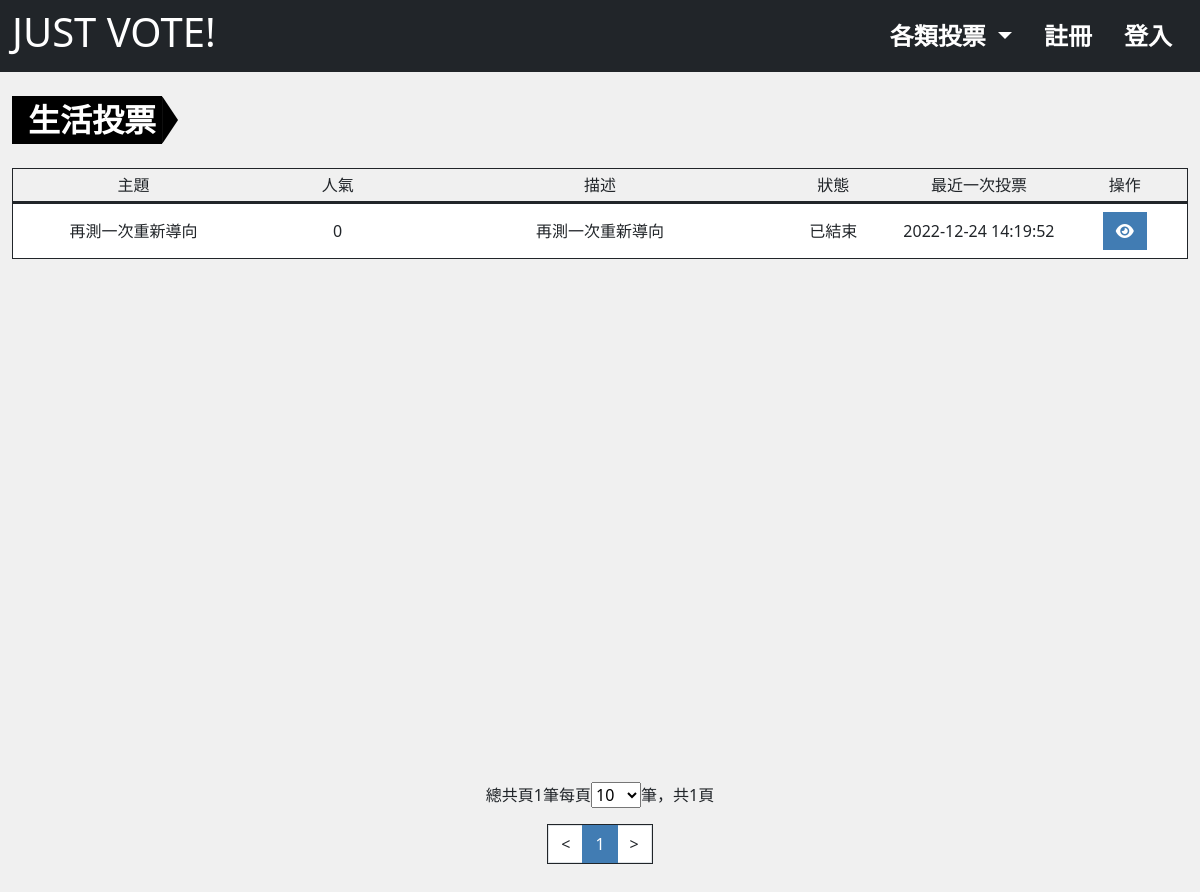
Page /?do=category_list&category=1 on the earlier database version.
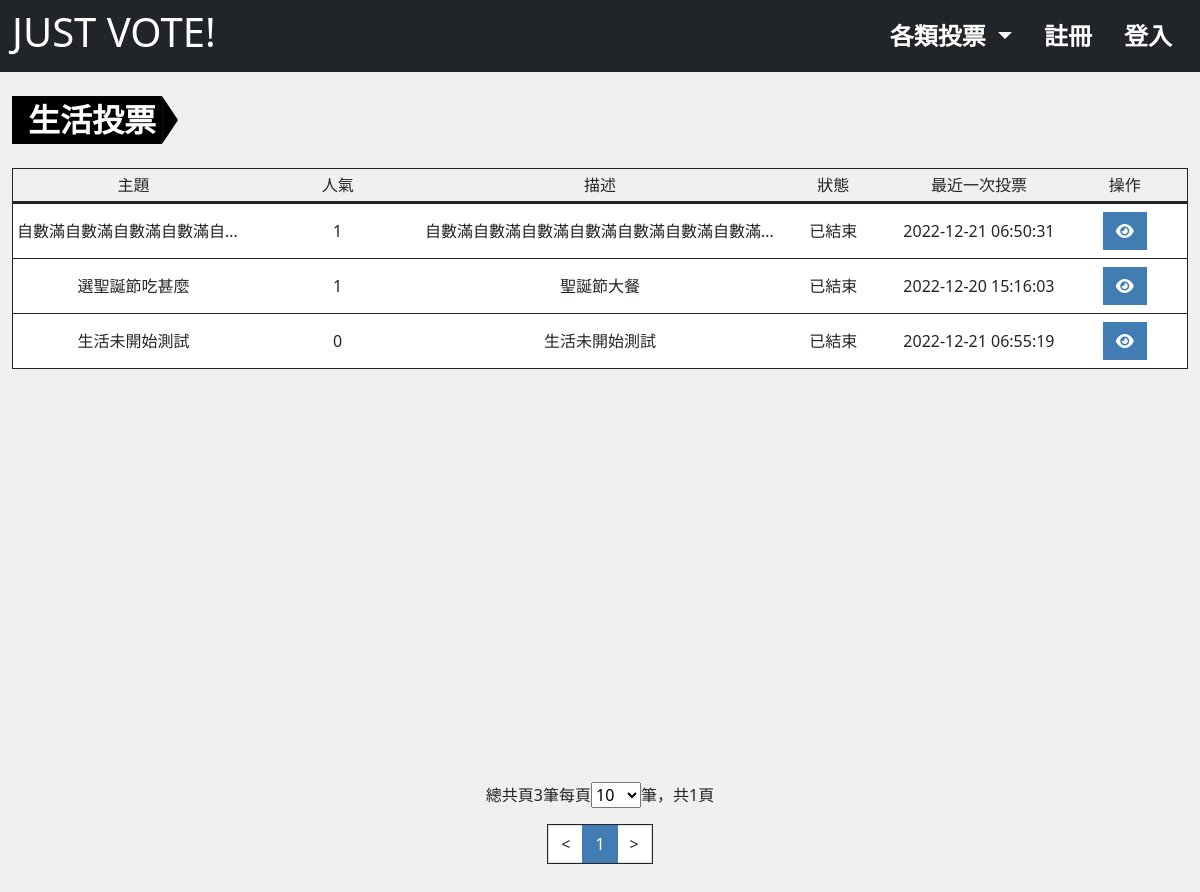
Same page on the later database version.
### tables this page shows
CREATE TABLE `projectvote_subject` (
  `id` int(10) UNSIGNED NOT NULL,
  `title` varchar(64) NOT NULL COMMENT '投票主題',
  `description` text DEFAULT NULL COMMENT '描述',
  `type` tinyint(3) UNSIGNED NOT NULL DEFAULT 0 COMMENT '投票類型',
  `vote` int(10) NOT NULL DEFAULT 0 COMMENT '被投票次數',
  `private` tinyint(1) NOT NULL DEFAULT 0 COMMENT '是否為私人投票',
  `category_id` int(10) UNSIGNED NOT NULL,
  `start_time` timestamp NOT NULL DEFAULT current_timestamp() COMMENT '開始時間',
  `end_time` timestamp NULL DEFAULT NULL COMMENT '結束時間',
  `created_at` timestamp NOT NULL DEFAULT current_timestamp(),
  `update_at` timestamp NOT NULL DEFAULT current_timestamp() ON UPDATE current_timestamp(),
  `check_num` int(10) UNSIGNED NOT NULL
);

### db/base.php (called while the page is built, shortened)
<?php
$db = "mysql:local=localhost;charset=utf8;dbname=vote;";
$pdo = new PDO($db,"root","");
function all($table,...$args){
    global $pdo;
    $sql = "SELECT * FROM `$table`";
    if(isset($args[0])){
        if(is_array($args[0])){
            $input = [];
            foreach ($args[0] as $key => $value){
                $input[]="`$key`='$value'";
            }
            $sql = $sql." WHERE ".join(' && ',$input);
        }else{
            $sql = $sql . $args[0];
        }
        if(isset($args[1])){
            $sql = $sql . $args[1];
        }
    }
    return $pdo->query($sql)->fetchAll(PDO::FETCH_ASSOC);
}
function countSql($table,...$arg){
    global $pdo;
    $sql = "SELECT COUNT(*) FROM `$table`";
    $input=[];
    if(isset($arg[0])){
        if(is_array($arg[0])){
            foreach($arg[0] as $key => $value){
                $input[]="`$key` = '$value'";
            }
            $sql.=" WHERE ".join(" AND ",$input);
        }else{
            $sql.=$arg[0];
        }
    }
    if(isset($arg[1])){
        $sql .= $arg[1];
    }
    return $pdo->query($sql)->fetchColumn();
}
function replaceInput($action,$str){
    $action=strtolower($action);
    switch($action){
        case 'html':
            return preg_replace(['/</','/>/'], ['《','》'],$str);
        break;
    }
}
function dateCheck($startTime,$endTime){
    $now = strtotime('now');
    $startDate = strtotime($startTime);
    $endDate = strtotime($endTime);
    if($now>$startDate && $now<$endDate){
        return '進行中';
      }else if($now<$startDate){
        return '未開始';
      }else if($now>$endDate){
        return '已結束';
      }
}
?>

### front/category_list.php (the view, shortened to what the changed rows need)
<?php
include_once "./db/base.php";
$pageSetting = $_GET['pageSet']??10;
$pageRange = [10,30,50,100];
$pageActive = 1;
$pageStart = $pageActive - 1;
$date=date("Y-m-d H:i:s",strtotime('now'));
$surveyList = all('projectvote_subject',['category_id'=>$_GET['category']]," AND `private`='0' AND `start_time`<='$date' LIMIT $pageStart,$pageSetting");
$surveyRows = countSql('projectvote_subject',['category_id'=>$_GET['category']]," AND `private`='0' AND `start_time`<='$date'");
?>
<div class="container-xxl mt-4 pb-5">
    <ul class="list-group list-group-container text-center ">
  <?php
    if(!empty($surveyList)){
    foreach($surveyList as $survey){
    $dateStatus = dateCheck($survey['start_time'],$survey['end_time']);
    $title = replaceInput('html',$survey['title']);
    $description = replaceInput('html',$survey['description']);
    ?>
    <li class="list-group-item d-flex align-items-center border-bottom border-1 border-dark px-1">
    <div class="w-20 text-collapse"><?=$title?></div>
    <div class="w-15"><?=$survey['vote']?></div>
    <div class="w-30 text-collapse"><?=$description?></div>
    <div class="w-10"><?=$dateStatus?></div>
    <div class="w-15 fs-6 "><?=$survey['update_at']?></div>
    <div class="w-10">
      <?php
      echo "<a href='?do=survey_result&id={$survey['id']}' class='btn btn-main'><i class='fa-solid fa-eye'></i></a>";
      ?>
    </div>
  </li>
    <?php
    }
  }else{
    echo "<li class='list-group-item d-flex align-items-center border-bottom border-1 border-dark'>";
    echo "<div class='w-100'>此分類尚無投票!</div>";
    echo "</li>";
  }
  ?>
</ul>
    <?php
    include "./layout/pagination.php";
    ?>
</div>
</div>
</div>

### layout/pagination.php (shortened to what the changed rows need)
  <?php
  if(!empty($surveyList)){
    ?>
<div class="page-control mx-auto w-fit-content py-4">
  <div class="page-list mb-3">
    <?php
    $pages = ceil($surveyRows/$pageSetting);
    echo "總共頁{$surveyRows}筆";
    echo "每頁";
    echo "<select name='pageSet' id='pageSet'>";
    foreach($pageRange as $range){
      if($range==$pageSetting){
        echo "<option value='$range' selected>$range</option>";
      }else{
        echo "<option value='$range'>$range</option>";
      }
    }
    echo "</select>筆，";
    echo "共{$pages}頁";
    ?>
</div>
<div class="pagination w-fit-content mx-auto border border-1 border-dark text-black">
<?php
$prevPage = $pageActive-1;
$nextPage = $pageActive+1;
$preDisable = '';
$nextDisable = '';
if($pages==1){
    $nextPage = $pages;
    $prevPage = $pages;
    $nextDisable = "disable";
    $preDisable = "disable";
}else if($pageActive==1){
    $prevPage = 1;
    $preDisable = "disable";
}else if($pageActive==$pages){
    $nextPage = $pages;
    $nextDisable = "disable";
}
$pagiRange =10;
if($pages>$pagiRange){
    if($pageActive > 5 && $pages-$pageActive>4){
        $pagiStart=$pageActive-4;
        $pagiFirstPage = "<li class='page-item'><a class='page-link text-dark' href='?do={$_GET['do']}&sheet={$_GET['sheet']}&pageSet={$pageSetting}&page=1'>1</a></li>...";
        $pagiLastPage = "...<li class='page-item'><a class='page-link text-dark' href='?do={$_GET['do']}&sheet={$_GET['sheet']}&pageSet={$pageSetting}&page={$pages}'>{$pages}</a></li>";
    }else if($pageActive > 5){
        $pagiStart=$pages-($pagiRange-2);
        $pagiFirstPage = "<li class='page-item'><a class='page-link text-dark' href='?do={$_GET['do']}&sheet={$_GET['sheet']}&pageSet={$pageSetting}&page=1'>1</a></li>...";
        $pagiLastPage = '';
    }else{
        $pagiStart=1;
        $pagiFirstPage = "";
        $pagiLastPage = "...<li class='page-item'><a class='page-link text-dark' href='?do={$_GET['do']}&sheet={$_GET['sheet']}&pageSet={$pageSetting}&page={$pages}'>{$pages}</a></li>";
    }
    $pageEnd = $pagiStart+($pagiRange-2);
}else{
    $pagiStart=1;
    $pageEnd = $pages;
}
$sheet=isset($_GET['sheet'])?"&sheet={$_GET['sheet']}":'';
$category=isset($_GET['category'])?"&category={$_GET['category']}":'';
echo "<li class='page-item $preDisable'><a class='page-link text-dark' href='?do={$_GET['do']}$sheet$category&pageSet={$pageSetting}&page={$prevPage}'><</a></li>";
for($i=$pagiStart;$i<=$pageEnd;$i++){
    if($i==$pageActive){
        echo "<li class='page-item active'><a class='page-link' href='?do={$_GET['do']}$sheet$category&pageSet={$pageSetting}&page={$i}'>{$i}</a></li>";
    }else{
        echo "<li class='page-item'><a class='page-link text-dark' href='?do={$_GET['do']}$sheet$category&pageSet={$pageSetting}&page={$i}'>{$i}</a></li>";
    }
}
echo "<li class='page-item $nextDisable'><a class='page-link text-dark' href='?do={$_GET['do']}$sheet$category&pageSet={$pageSetting}&page={$nextPage}'>></a></li>";
?>
<?php
  }
  ?>

Differences in the rows shown:
removed projectvote_subject: title "再測一次重新導向", vote "0", description "再測一次重新導向", dateStatus "已結束", update_at "2022-12-24 14:19:52"
added projectvote_subject: title "自數滿自數滿自數滿自數滿自…", vote "1", description "自數滿自數滿自數滿自數滿自數滿自數滿自數滿…", dateStatus "已結束", update_at "2022-12-21 06:50:31"
now on this page (row edited): projectvote_subject: title "選聖誕節吃甚麼", vote "1", description "聖誕節大餐", dateStatus "已結束", update_at "2022-12-20 15:16:03"
now on this page (row edited): projectvote_subject: title "生活未開始測試", vote "0", description "生活未開始測試", dateStatus "已結束", update_at "2022-12-21 06:55:19"
Other differences:
$surveyRows: "1" → "3"
